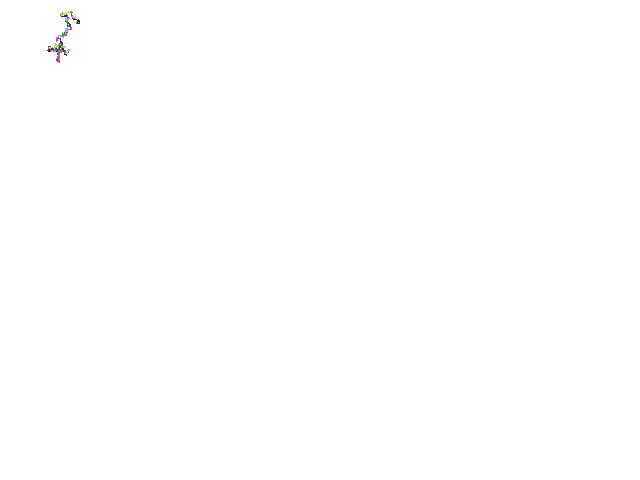
Frame 1 (no input)
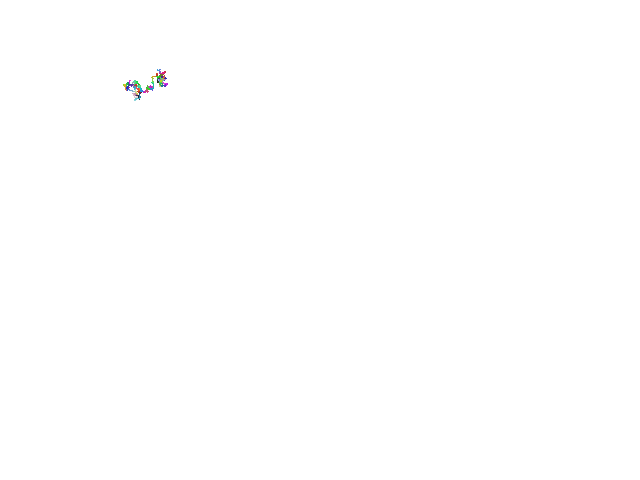
Frame 60 (the mouse pressed at the canvas centre just before this capture)
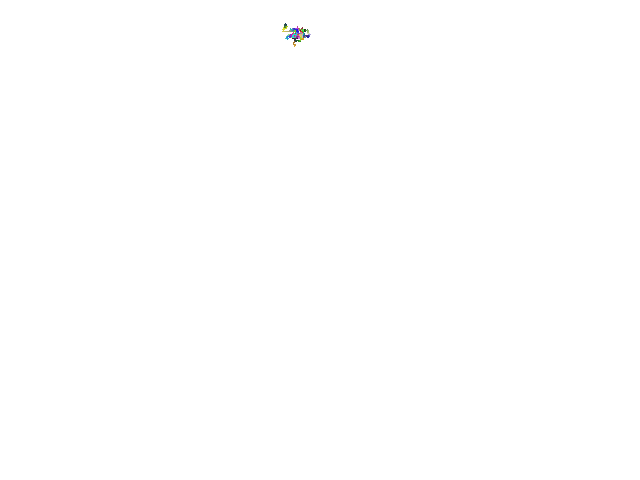
Frame 120 (the mouse held since frame 60 and released just before this capture)

The Processing sketch that drew these frames (run headless with seeded random() and noise(); from frame 60 on, the mouse is pressed at the canvas centre):

// Processing sketch: drunkard
// ── drunkard.pde


void setup()
{
  size(640,480);
  background(255);
  colorMode(RGB,255,255,255,255);
}

int x = width/2;
int y = height/2;
boolean halt = false;
int iter = 1;
void draw()
{
  background(255,12);
  for (int i = 0; i < 1000; i++)
  {
  int dir = (int) random(0,4);
  if (dir < 2)
  {
    x += 1 - 2*(dir%2);
  }else{
    y += 1 - 2*(dir%2);
  }
  setColor(iter);
  rect(Math.abs(x%width),Math.abs(y%height),0,0);
  
  iter++;
  
  }
  
 
}


public void setColor(double depth)
{
  if (depth < 0)
  {
    stroke(0,0,0);
  }else{
    float r = 128-(sin((float)depth/11)*96);
    float g = 128-(sin((float)depth/13)*96);
    float b = 128-(sin((float)depth/17)*96);
    stroke(r,g,b);
  }
}
